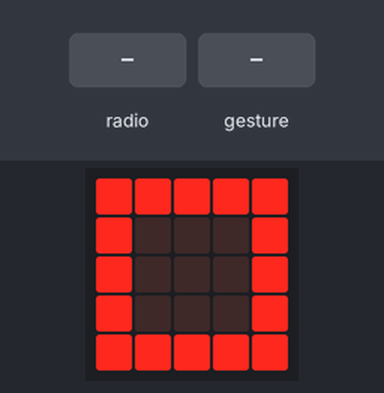
Recording of a program running on a simulated BBC micro:bit (MakeCode). Parts: the board's 5×5 LED display. Inputs (shaded band) come from the test bench. No radio messages arrive unless stated (any console line starting 'radio sent:' is added by the test bench); a tilt is held for 1.5 s and a shake lasts 1 s, then the board lies face up again; what the program prints to the serial console is not drawn.

Above: at 1.8 s.
1.9 s: radio message "1" arrives
At 2.7 s:
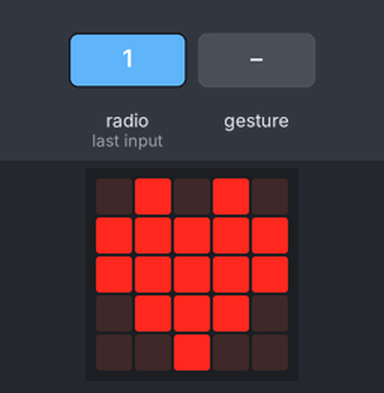
4.9 s: gesture 'shake'
Timing chart, 0 to 7.9 s (numbered marks = the images above; inputs shaded):
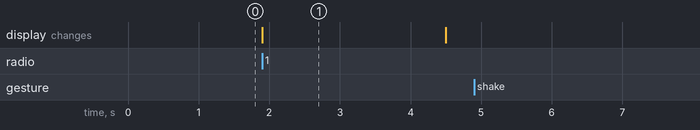

The program:

main.ts
```typescript
radio.onReceivedNumber(function (receivedNumber) {
    basic.showIcon(IconNames.Heart)
    basic.pause(2000)
    basic.showIcon(IconNames.Square)
})
input.onGesture(Gesture.Shake, function () {
    radio.sendNumber(1)
})
radio.setGroup(1)
radio.setTransmitPower(7)
let 送る = 0
basic.showIcon(IconNames.Square)
basic.forever(function () {

})
```

test.ts
```typescript
// テストはここに来ます。このパッケージが拡張機能として使用されるときにはコンパイルされません。
```

Measured:
- after the input at 1.9 s, the display: changes at once (image 1)
- after the input at 4.9 s, every drawn part: stays the same
- what the display in image 1 shows lasts 2.6 s, from 1.9 s to 4.5 s
